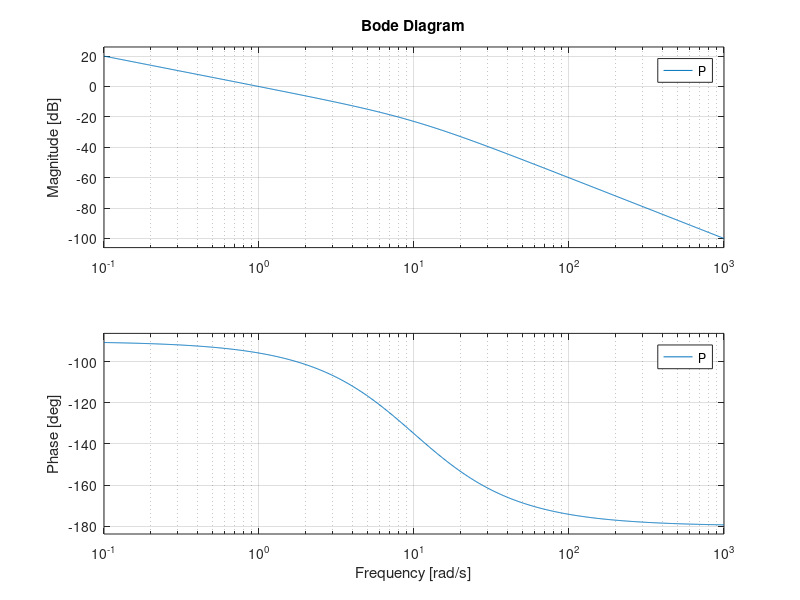
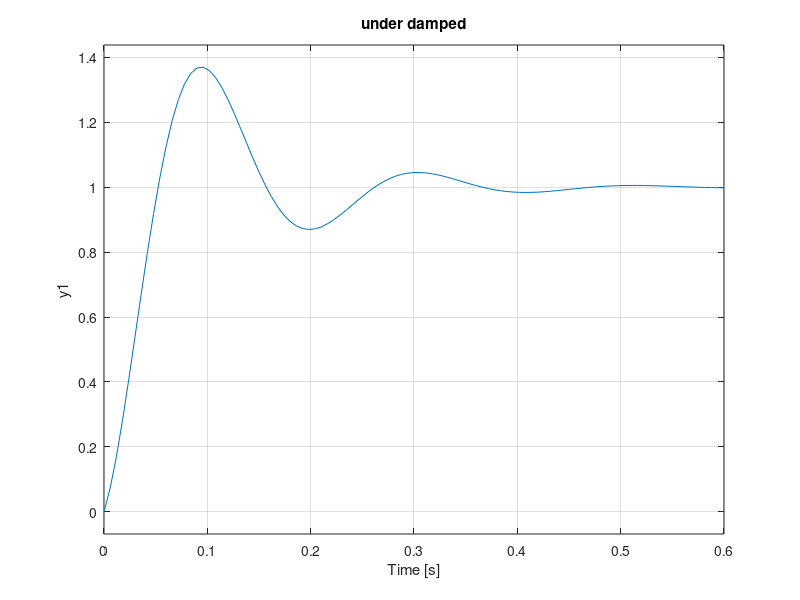

MATLAB code to generate these figures, in order:
clc;clear all;close all;

s = tf('s')
P = 10/(s^2+10*s)
figure(1)
bode(P)

%crit damped
Kp = 10;
Kd = 1;

C = Kd*s + Kp;
TF = feedback(P*C, 1);
figure(2)
subplot(3,1,1)
step(TF)
title('crit damped')


%over damped
Kp = 10;
Kd = 10;

C = Kd*s + Kp;
TF = feedback(P*C, 1);
subplot(3,1,2)
step(TF)
title('over damped')


%under damped
Kp = 100;
Kd = 1;

C = Kd*s + Kp;
TF = feedback(P*C, 1);
subplot(3,1,3)
step(TF)
title('under damped')

